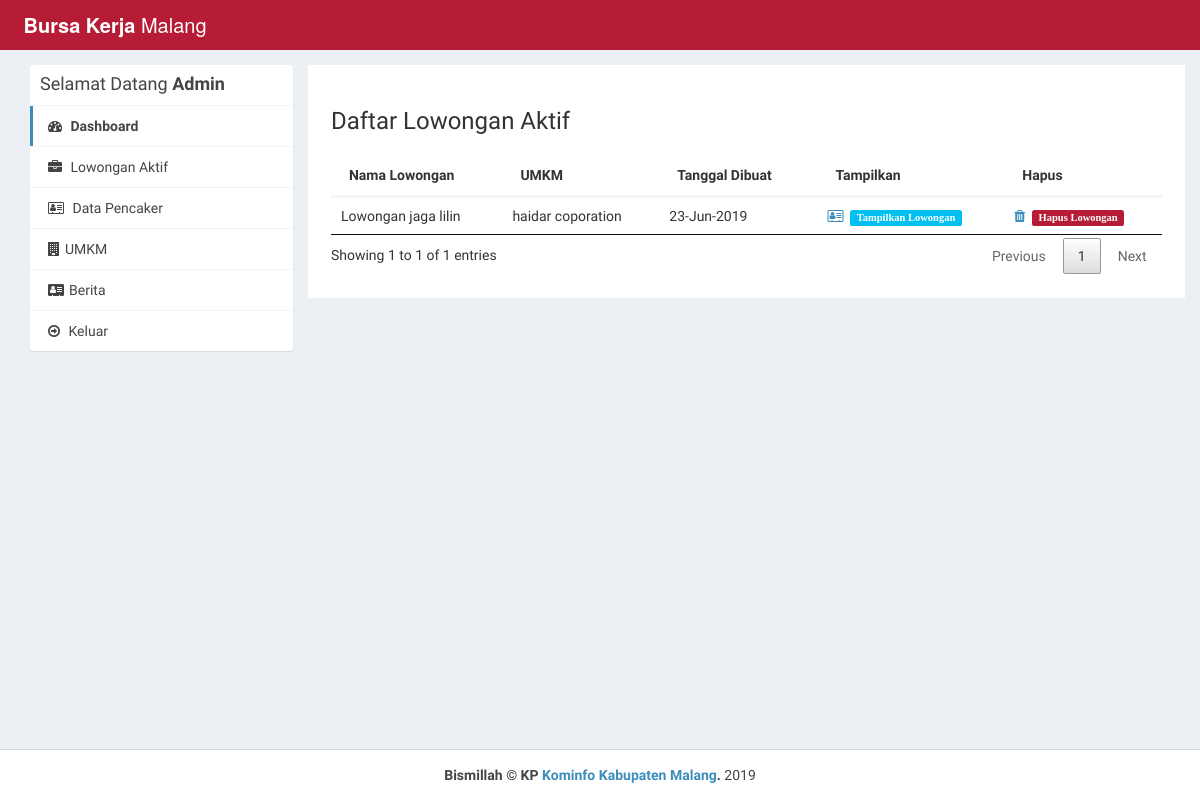
The page /dashboard/admin_kec/active-jobs.php (signed in) on the database as committed earlier.
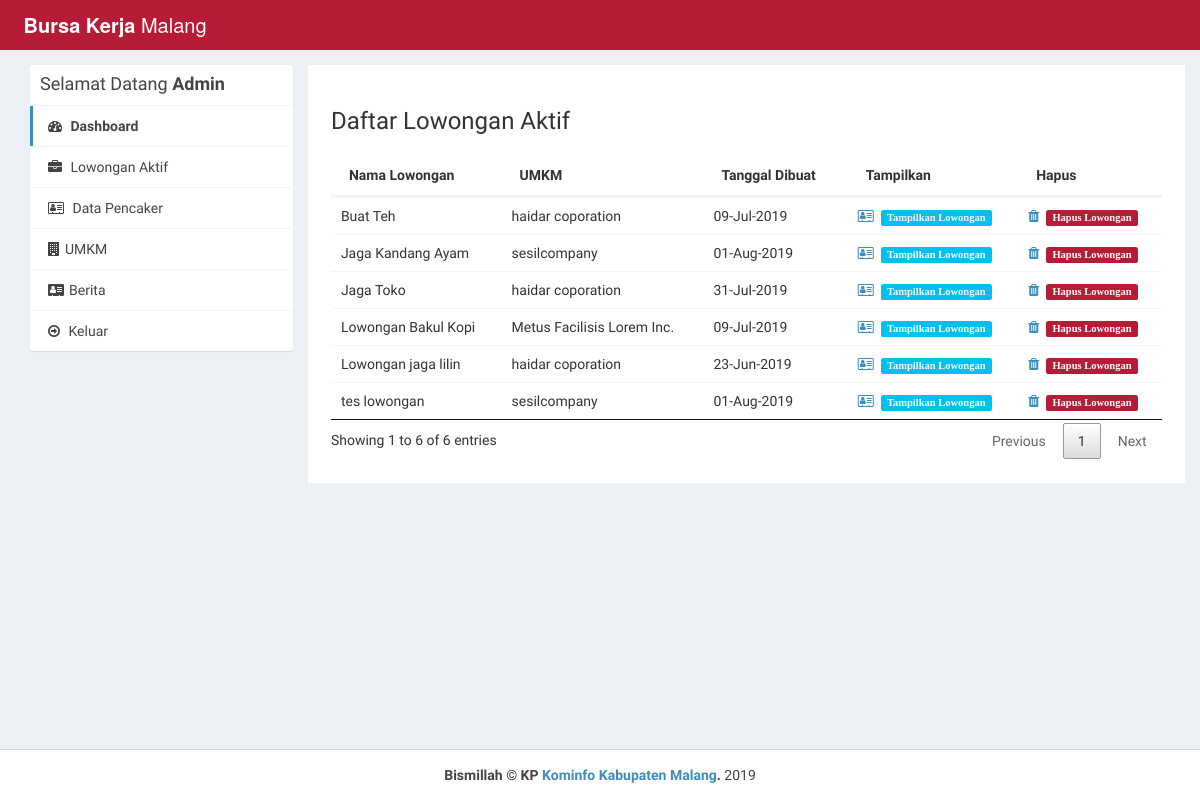
The same page on the database as committed later.
### tables this page shows
CREATE TABLE `buat_lowongan` (
  `id_jobpost` int(11) NOT NULL,
  `id_company` int(11) NOT NULL,
  `jobtitle` varchar(255) NOT NULL,
  `description` text NOT NULL,
  `minimumsalary` varchar(255) NOT NULL,
  `maximumsalary` varchar(255) NOT NULL,
  `experience` varchar(255) NOT NULL,
  `qualification` varchar(255) NOT NULL,
  `createdat` timestamp NOT NULL DEFAULT CURRENT_TIMESTAMP
);

CREATE TABLE `company` (
  `id_company` int(11) NOT NULL,
  `name` varchar(255) NOT NULL,
  `companyname` varchar(255) NOT NULL,
  `kecamatan` varchar(255) NOT NULL,
  `kelurahan_desa` varchar(255) NOT NULL,
  `alamat` varchar(255) NOT NULL,
  `contactno` varchar(255) NOT NULL,
  `website` varchar(255) NOT NULL,
  `email` varchar(255) NOT NULL,
  `password` varchar(255) NOT NULL,
  `aboutme` varchar(255) DEFAULT NULL,
  `logo` varchar(255) NOT NULL,
  `createdAt` timestamp NOT NULL DEFAULT CURRENT_TIMESTAMP,
  `active` int(11) NOT NULL DEFAULT '2',
  `id_pengusaha` int(11) NOT NULL
);

### dashboard/admin_kec/active-jobs.php (the view, shortened to what this page needs)
<?php
require_once("../../landingpage/db.php");
?>
<!DOCTYPE html>
<html>
<head>
  <link rel="stylesheet" href="../../css/style1.css">
  <link rel="stylesheet" href="https://cdnjs.cloudflare.com/ajax/libs/font-awesome/4.7.0/css/font-awesome.min.css">
  <link rel="stylesheet" href="https://cdnjs.cloudflare.com/ajax/libs/ionicons/2.0.1/css/ionicons.min.css">
  <link rel="stylesheet" href="../../css/style4.css">
  <link rel="stylesheet" href="../../css/AdminLTE.min.css">
  <link rel="stylesheet" href="../../css/_all-skins.min.css">
  <link rel="stylesheet" href="../../css/custom.css">
</head>
<body class="hold-transition skin-green sidebar-mini">
<div class="wrapper">
  <header class="main-header">
    <a href="index.php" class="logo logo-bg">
      <span class="logo-lg"><b>Bursa Kerja</b> Malang</span>
    </a>
    <nav class="navbar navbar-static-top">
    </nav>
  </header>
  <div class="content-wrapper" style="margin-left: 0px;">
    <section id="candidates" class="content-header">
      <div class="container">
        <div class="row">
          <div class="col-md-3">
            <div class="box box-solid">
              <div class="box-header with-border">
              <h3 class="box-title">Selamat Datang  <b> Admin</b></h3>
              </div>
              <div class="box-body no-padding">
                <ul class="nav nav-pills nav-stacked">
                <li class="active"><a href="dashboard.php"><i class="fa fa-dashboard"></i> Dashboard</a></li>
                  <li><a href="active-jobs.php"><i class="fa fa-briefcase"></i> Lowongan Aktif</a></li>
                  <li><a href="applications.php"><i class="fa fa-address-card-o"></i> Data Pencaker</a></li>
                  <li><a href="companies.php"><i class="fa fa-building"></i>UMKM</a></li>
                  <li>
                    <a href="#"><i class="fa fa-address-card"></i>Berita</a>
                  </li>
                  <li><a href="../../landingpage/logout.php"><i class="fa fa-arrow-circle-o-right"></i> Keluar</a></li>
                </ul>
              </div>
            </div>
          </div>
          <div class="col-md-9 bg-white padding-2">
            <h3>Daftar Lowongan Aktif</h3>
            <div class="row margin-top-20">
              <div class="col-md-12">
                <div class="box-body table-responsive no-padding">
                  <table id="example2" class="table table-hover">
                    <thead>
                      <th>Nama Lowongan</th>
                      <th>UMKM</th>
                      <th>Tanggal Dibuat</th>
                      <th>Tampilkan</th>
                      <th>Hapus</th>
                    </thead>
                    <tbody>
                      <?php
                      $sql = "SELECT buat_lowongan.*, company.companyname FROM buat_lowongan INNER JOIN company ON buat_lowongan.id_company=company.id_company";
                      $result = $conn->query($sql);
                      if($result->num_rows > 0) {
                        while($row = $result->fetch_assoc()) {
                      ?>
                      <tr>
                        <td><?php echo $row['jobtitle']; ?></td>
                        <td><?php echo $row['companyname']; ?></td>
                        <td><?php echo date("d-M-Y", strtotime($row['createdat'])); ?></td>
                        <td><a href="view-job-post.php?id=<?php echo $row['id_jobpost']; ?>"><i class="fa fa-address-card-o">&nbsp&nbsp<span class="label label-info">Tampilkan Lowongan</span></i></a></td>
                        <td><a href="delete-job-post.php?id=<?php echo $row['id_jobpost']; ?>"><i class="fa fa-trash">&nbsp&nbsp<span class="label label-success">Hapus Lowongan</span></i></a></td>
                      </tr>
                            <?php
                        }
                      }
                    ?>
                    </tbody>
                  </table>
                </div>
              </div>
            </div>
          </div>
        </div>
      </div>
    </section>
  </div>
  <footer class="main-footer" style="margin-left: 0px;">
    <div class="text-center">
    <strong>Bismillah &copy; KP <a href="http://kominfo.malangkab.go.id/">Kominfo Kabupaten Malang</a>.</strong> 2019
    </div>
  </footer>
</div>
</body>
</html>

Rows that differ between the two databases and show on the page:
added buat_lowongan: jobtitle "Lowongan Bakul Kopi", id_company.companyname "Metus Facilisis Lorem Inc.", createdat "09-Jul-2019"
added buat_lowongan: jobtitle "Buat Teh", id_company.companyname "haidar coporation", createdat "09-Jul-2019"
added buat_lowongan: jobtitle "Jaga Kandang Ayam", id_company.companyname "sesilcompany", createdat "01-Aug-2019"
added buat_lowongan: jobtitle "Jaga Toko", id_company.companyname "haidar coporation", createdat "31-Jul-2019"
added buat_lowongan: jobtitle "tes lowongan", id_company.companyname "sesilcompany", createdat "01-Aug-2019"
Other text that changed with them:
text written by a page script: "Showing 1 to 1 of 1 entries Previous 1 Next" → "Showing 1 to 6 of 6 entries Previous 1 Next"
